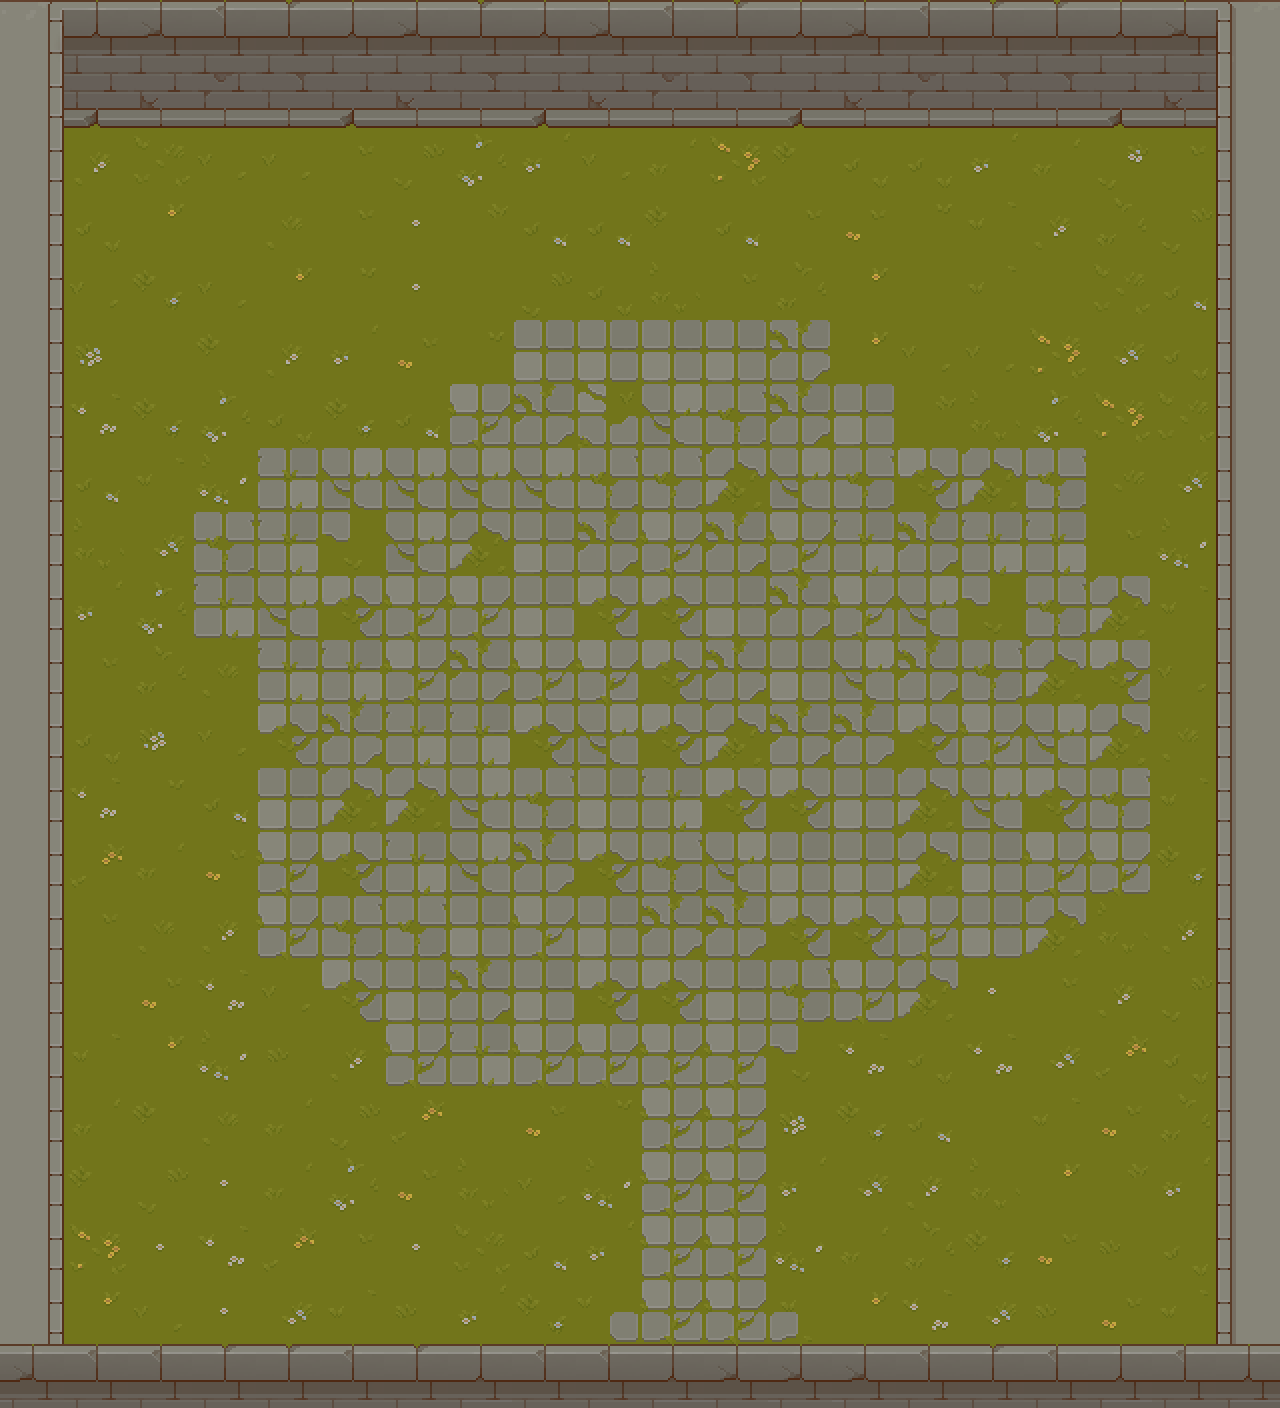

This is a level from a 2D game, rendered from its Tiled map with the project's own tilesets. A one-line summary and the complete map file follow:
An orthogonal 20x22 tile map with 64x64 px tiles, 2 tile layers (Ground, Walls), 4 tilesets and 53 objects (2x npc_spawn, invisible_door).

<map version="1.10" tiledversion="1.11.2" orientation="orthogonal" renderorder="right-down" width="20" height="22" tilewidth="64" tileheight="64" infinite="0" nextlayerid="8" nextobjectid="86">
 <tileset firstgid="1" source="../graphics/tilesets_64x64/TX Tileset Grass_64.tsx" />
 <tileset firstgid="65" source="../graphics/tilesets_64x64/TX Tileset Wall_64.tsx" />
 <tileset firstgid="321" source="../graphics/tilesets_64x64/Props.tsx" />
 <tileset firstgid="377" source="../graphics/tilesets_64x64/TX Tileset Stone Ground_64.tsx" />
 <layer id="1" name="Ground" width="20" height="22">
  <data encoding="csv">
379,11,7,3,10,25,22,20,31,25,31,10,9,18,31,23,32,9,21,377,
386,13,6,21,6,31,25,20,15,19,19,5,12,31,26,14,23,9,24,386,
386,23,26,12,12,17,10,22,31,16,27,30,2,4,4,31,27,14,17,386,
386,4,24,1,19,17,5,11,8,8,2,8,17,21,20,3,23,18,10,386,
386,12,6,12,24,20,5,1,10,4,25,17,18,24,1,3,1,26,8,386,
386,13,1,2,23,31,21,20,33,33,33,33,50,24,16,16,30,32,4,386,
386,7,6,22,4,6,8,42,50,62,49,41,50,33,11,25,22,30,26,386,
386,8,3,29,34,49,49,49,49,41,41,57,49,41,58,57,41,28,32,386,
386,25,32,41,34,53,49,57,33,50,42,50,42,34,50,34,34,17,29,386,
386,31,22,34,49,58,42,42,33,58,58,33,50,42,49,53,41,57,3,386,
386,17,18,19,34,34,42,50,42,42,58,50,33,49,50,41,57,58,12,386,
386,4,13,12,58,50,34,34,58,49,58,57,50,50,58,42,49,57,19,386,
386,7,20,8,33,57,57,49,41,33,34,58,58,33,57,49,58,41,3,386,
386,15,27,21,42,58,34,49,50,58,41,49,33,33,57,33,42,42,6,386,
386,17,19,23,42,41,41,33,42,33,50,50,58,58,42,33,57,25,23,386,
386,1,21,7,16,58,33,50,33,58,58,33,41,42,57,5,17,23,10,386,
386,3,24,29,9,23,42,34,42,42,42,42,53,7,4,7,32,15,4,386,
386,27,2,19,27,10,15,1,21,20,42,42,13,6,8,1,3,21,18,386,
386,2,10,5,27,22,21,25,16,29,42,42,31,32,23,25,24,11,31,386,
386,30,5,7,15,17,5,26,8,31,42,42,29,27,18,6,21,9,4,386,
386,24,16,5,32,3,9,31,6,56,42,42,55,24,7,32,9,21,3,386,
7,1,23,16,22,14,1,4,23,10,3,11,21,8,4,11,13,24,15,19
</data>
 </layer>
 <objectgroup id="6" name="OnGroundObjects" />
 <layer id="2" name="Walls" width="20" height="22">
  <data encoding="csv">
85,163,164,165,162,163,164,162,163,164,165,162,163,164,165,162,162,163,164,89,
101,179,180,181,178,179,180,178,179,180,181,178,179,180,181,178,178,179,180,121,
117,0,0,0,0,0,0,0,0,0,0,0,0,0,0,0,0,0,0,121,
117,0,0,0,0,0,0,0,0,0,0,0,0,0,0,0,0,0,0,121,
117,0,0,0,0,0,0,0,0,0,0,0,0,0,0,0,0,0,0,121,
117,0,0,0,0,0,0,0,0,0,0,0,0,0,0,0,0,0,0,121,
117,0,0,0,0,0,0,0,0,0,0,0,0,0,0,0,0,0,0,121,
117,0,0,0,0,0,0,0,0,0,0,0,0,0,0,0,0,0,0,121,
117,0,0,0,0,0,0,0,0,0,0,0,0,0,0,0,0,0,0,121,
117,0,0,0,0,0,0,0,0,0,0,0,0,0,0,0,0,0,0,121,
117,0,0,0,0,0,0,0,0,0,0,0,0,0,0,0,0,0,0,121,
117,0,0,0,0,0,0,0,0,0,0,0,0,0,0,0,0,0,0,121,
117,0,0,0,0,0,0,0,0,0,0,0,0,0,0,0,0,0,0,121,
117,0,0,0,0,0,0,0,0,0,0,0,0,0,0,0,0,0,0,121,
117,0,0,0,0,0,0,0,0,0,0,0,0,0,0,0,0,0,0,121,
117,0,0,0,0,0,0,0,0,0,0,0,0,0,0,0,0,0,0,121,
117,0,0,0,0,0,0,0,0,0,0,0,0,0,0,0,0,0,0,121,
117,0,0,0,0,0,0,0,0,0,0,0,0,0,0,0,0,0,0,121,
117,0,0,0,0,0,0,0,0,0,0,0,0,0,0,0,0,0,0,121,
117,0,0,0,0,0,0,0,0,0,0,0,0,0,0,0,0,0,0,121,
117,0,0,0,0,0,0,0,0,0,0,0,0,0,0,0,0,0,0,121,
164,165,165,162,162,165,162,163,165,165,163,164,164,164,165,162,165,163,165,163
</data>
 </layer>
 <objectgroup id="3" name="Objects">
  <object id="5" gid="327" x="1098" y="1207" width="44" height="38" />
  <object id="9" gid="336" x="782" y="1080" width="16" height="16" />
  <object id="10" gid="336" x="1152" y="878" width="16" height="16" />
  <object id="11" gid="336" x="1112" y="586" width="16" height="16" />
  <object id="12" gid="336" x="650" y="354" width="16" height="16" />
  <object id="13" gid="336" x="148" y="474" width="16" height="16" />
  <object id="14" gid="336" x="998.333" y="164.333" width="16" height="16" />
  <object id="15" gid="336" x="1177.67" y="165" width="16" height="16" />
  <object id="16" gid="336" x="400" y="192" width="16" height="16" />
  <object id="17" gid="336" x="347" y="563" width="16" height="16" />
  <object id="18" gid="336" x="344" y="1098" width="16" height="16" />
  <object id="19" gid="336" x="168.667" y="1308" width="16" height="16" />
  <object id="20" gid="341" x="589" y="1242" width="30" height="20" />
  <object id="21" gid="341" x="1017" y="1015" width="30" height="20" />
  <object id="22" gid="341" x="187" y="914" width="30" height="20" />
  <object id="23" gid="341" x="392" y="423" width="30" height="20" />
  <object id="24" gid="341" x="961" y="290" width="30" height="20" />
  <object id="25" gid="341" x="1036.33" y="243.333" width="30" height="20" />
  <object id="26" gid="341" x="607" y="137.667" width="30" height="20" />
  <object id="27" gid="341" x="79" y="300" width="30" height="20" />
  <object id="32" gid="351" x="833" y="892" width="64" height="114" />
  <object id="33" gid="351" x="833" y="572" width="64" height="114" />
  <object id="34" gid="350" x="447" y="573" width="64" height="154" />
  <object id="35" gid="351" x="446" y="892" width="64" height="114" />
  <object id="60" gid="321" x="516" y="893.667" width="56" height="72" />
  <object id="61" gid="321" x="578.667" y="895" width="56" height="72" />
  <object id="62" gid="321" x="644" y="895" width="56" height="72" />
  <object id="63" gid="321" x="705.333" y="893.667" width="56" height="72" />
  <object id="64" gid="321" x="769.333" y="893.667" width="56" height="72" />
  <object id="68" gid="321" x="451" y="828" width="56" height="72" />
  <object id="69" gid="321" x="450.333" y="762" width="56" height="72" />
  <object id="70" gid="321" x="450.333" y="698.667" width="56" height="72" />
  <object id="71" gid="321" x="449.667" y="636" width="56" height="72" />
  <object id="73" gid="321" x="514" y="572.333" width="56" height="72" />
  <object id="74" gid="321" x="579.333" y="575" width="56" height="72" />
  <object id="75" gid="321" x="642.667" y="573.667" width="56" height="72" />
  <object id="76" gid="321" x="707.333" y="573" width="56" height="72" />
  <object id="77" gid="321" x="770.667" y="573.667" width="56" height="72" />
  <object id="80" gid="321" x="835.667" y="634" width="56" height="72" />
  <object id="81" gid="321" x="835.667" y="698.667" width="56" height="72" />
  <object id="82" gid="321" x="835" y="764.667" width="56" height="72" />
  <object id="83" gid="321" x="837.667" y="829.333" width="56" height="72" />
 </objectgroup>
 <objectgroup color="#ff0000" id="5" name="InteractObjects">
  <object id="36" name="door_crossroad" type="invisible_door" gid="335" x="663" y="1407.5" width="82" height="100" />
 </objectgroup>
 <objectgroup id="7" name="SpawnPoints">
  <object id="52" name="rl_mlp" type="npc_spawn" x="573.333" y="770.667">
   <point />
  </object>
  <object id="58" name="tree" type="npc_spawn" x="766.333" y="642">
   <point />
  </object>
 </objectgroup>
 <objectgroup id="4" name="Collisions">
  <object id="38" x="62.3333" y="1347.33" width="1154.33" height="58" />
  <object id="39" x="1218.69" y="126.788" width="59" height="1280.67" />
  <object id="40" x="4.66667" y="3.33333" width="1272" height="121" />
  <object id="41" x="2.33333" y="125.333" width="58" height="1279.67" />
  <object id="43" x="451.333" y="511" width="57.5833" height="323.667" />
  <object id="44" x="836.5" y="575.833" width="53.5" height="316.167" />
  <object id="48" x="450.5" y="836.25" width="383.5" height="53.75" />
  <object id="85" x="516" y="514.5" width="378.5" height="56" />
 </objectgroup>
</map>
